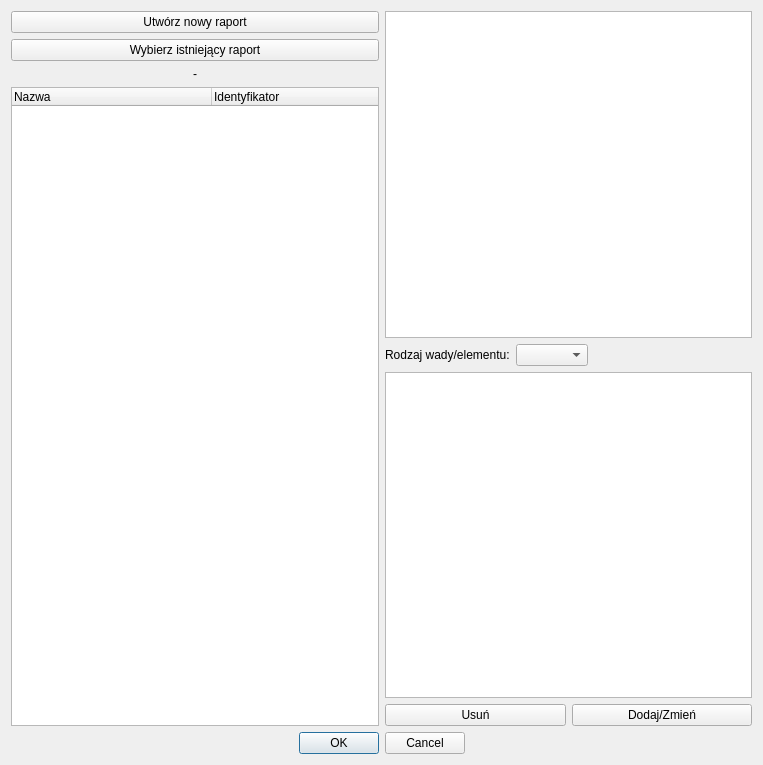
<?xml version="1.0" encoding="UTF-8"?>
<ui version="4.0">
 <class>Dialog</class>
 <widget class="QDialog" name="Dialog">
  <property name="geometry">
   <rect>
    <x>0</x>
    <y>0</y>
    <width>763</width>
    <height>765</height>
   </rect>
  </property>
  <property name="windowTitle">
   <string>Dialog</string>
  </property>
  <property name="layoutDirection">
   <enum>Qt::LeftToRight</enum>
  </property>
  <layout class="QGridLayout" name="gridLayout">
   <item row="0" column="0">
    <layout class="QVBoxLayout" name="verticalLayout">
     <item>
      <widget class="QPushButton" name="pushButton_new_report">
       <property name="text">
        <string>Utwórz nowy raport</string>
       </property>
      </widget>
     </item>
     <item>
      <widget class="QPushButton" name="pushButton_open_report">
       <property name="text">
        <string>Wybierz istniejący raport</string>
       </property>
      </widget>
     </item>
     <item>
      <widget class="QLabel" name="label_file_dir">
       <property name="text">
        <string>-</string>
       </property>
       <property name="alignment">
        <set>Qt::AlignCenter</set>
       </property>
      </widget>
     </item>
     <item>
      <widget class="QTreeWidget" name="treeWidget">
       <attribute name="headerDefaultSectionSize">
        <number>200</number>
       </attribute>
       <attribute name="headerMinimumSectionSize">
        <number>60</number>
       </attribute>
       <column>
        <property name="text">
         <string>Nazwa</string>
        </property>
       </column>
       <column>
        <property name="text">
         <string>Identyfikator</string>
        </property>
       </column>
      </widget>
     </item>
    </layout>
   </item>
   <item row="0" column="1">
    <layout class="QVBoxLayout" name="verticalLayout_2">
     <item>
      <widget class="QGraphicsView" name="graphicsView"/>
     </item>
     <item>
      <layout class="QHBoxLayout" name="horizontalLayout">
       <item>
        <widget class="QLabel" name="label">
         <property name="text">
          <string>Rodzaj wady/elementu:</string>
         </property>
        </widget>
       </item>
       <item>
        <widget class="QComboBox" name="comboBox_type"/>
       </item>
       <item>
        <spacer name="horizontalSpacer">
         <property name="orientation">
          <enum>Qt::Horizontal</enum>
         </property>
         <property name="sizeHint" stdset="0">
          <size>
           <width>40</width>
           <height>20</height>
          </size>
         </property>
        </spacer>
       </item>
      </layout>
     </item>
     <item>
      <widget class="QTableWidget" name="tableWidget">
       <property name="baseSize">
        <size>
         <width>0</width>
         <height>0</height>
        </size>
       </property>
       <attribute name="horizontalHeaderVisible">
        <bool>false</bool>
       </attribute>
       <attribute name="horizontalHeaderCascadingSectionResizes">
        <bool>true</bool>
       </attribute>
       <attribute name="horizontalHeaderDefaultSectionSize">
        <number>100</number>
       </attribute>
       <attribute name="horizontalHeaderStretchLastSection">
        <bool>true</bool>
       </attribute>
       <attribute name="verticalHeaderCascadingSectionResizes">
        <bool>false</bool>
       </attribute>
       <column>
        <property name="text">
         <string/>
        </property>
       </column>
      </widget>
     </item>
     <item>
      <layout class="QHBoxLayout" name="horizontalLayout_2">
       <item>
        <widget class="QPushButton" name="pushButton_delete">
         <property name="text">
          <string>Usuń</string>
         </property>
        </widget>
       </item>
       <item>
        <widget class="QPushButton" name="pushButton_add_change">
         <property name="text">
          <string>Dodaj/Zmień</string>
         </property>
        </widget>
       </item>
      </layout>
     </item>
    </layout>
   </item>
   <item row="1" column="0" colspan="2">
    <widget class="QDialogButtonBox" name="buttonBox">
     <property name="orientation">
      <enum>Qt::Horizontal</enum>
     </property>
     <property name="standardButtons">
      <set>QDialogButtonBox::Cancel|QDialogButtonBox::Ok</set>
     </property>
     <property name="centerButtons">
      <bool>true</bool>
     </property>
    </widget>
   </item>
  </layout>
 </widget>
 <resources/>
 <connections>
  <connection>
   <sender>buttonBox</sender>
   <signal>accepted()</signal>
   <receiver>Dialog</receiver>
   <slot>accept()</slot>
   <hints>
    <hint type="sourcelabel">
     <x>248</x>
     <y>254</y>
    </hint>
    <hint type="destinationlabel">
     <x>157</x>
     <y>274</y>
    </hint>
   </hints>
  </connection>
  <connection>
   <sender>buttonBox</sender>
   <signal>rejected()</signal>
   <receiver>Dialog</receiver>
   <slot>reject()</slot>
   <hints>
    <hint type="sourcelabel">
     <x>316</x>
     <y>260</y>
    </hint>
    <hint type="destinationlabel">
     <x>286</x>
     <y>274</y>
    </hint>
   </hints>
  </connection>
 </connections>
</ui>
